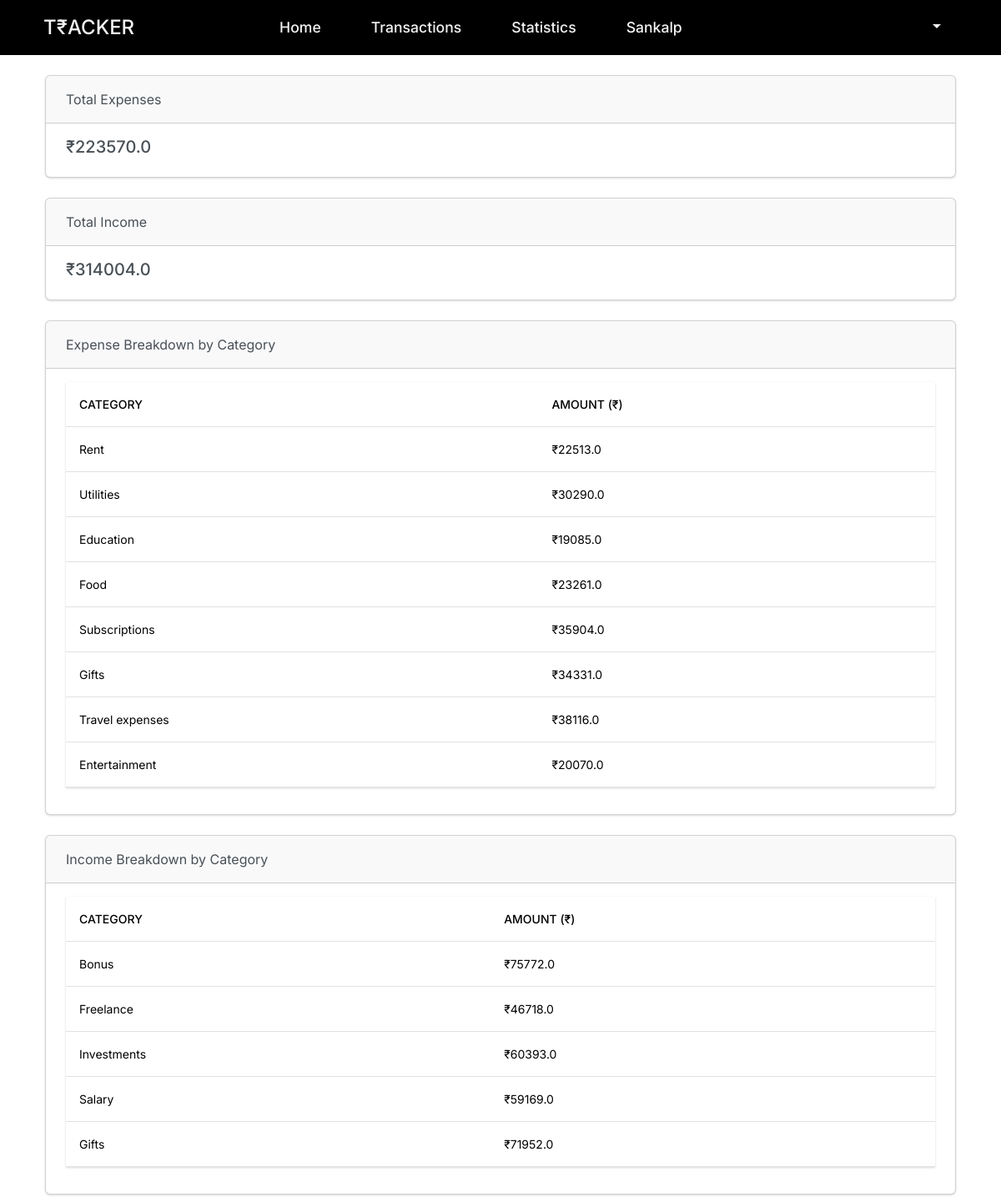
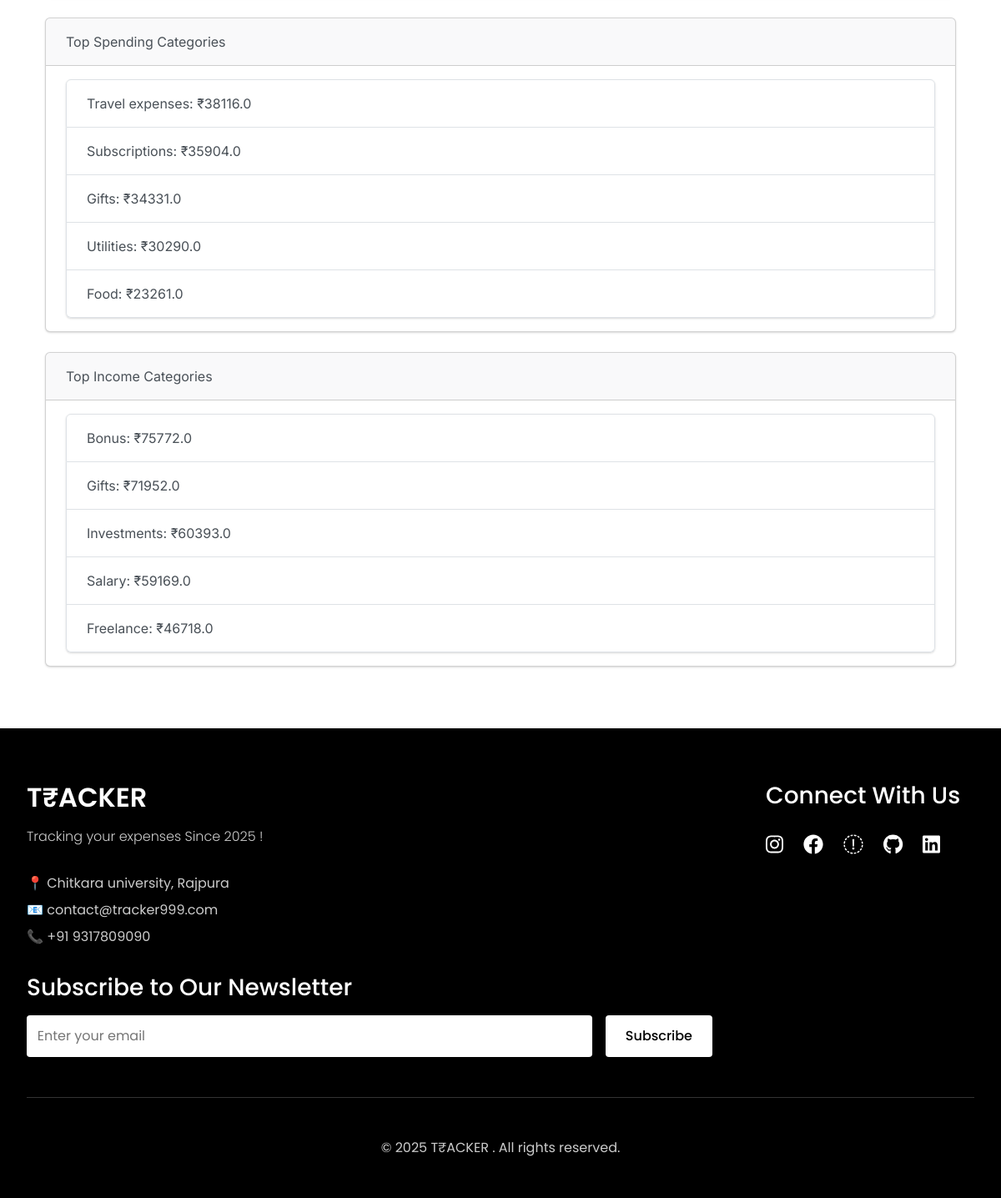
Page /statistics/ (signed in) on the committed database (2 pictures, top to bottom).
### financeapp/models.py (models this page shows, shortened)
class Transaction(models.Model):
    user = models.ForeignKey(User, on_delete=models.CASCADE)
    amount = models.FloatField()
    category = models.CharField(max_length=100)
    date = models.DateField(null=True)
    description = models.TextField(blank=True, null=True)
    payment_method = models.CharField(max_length=20)
    transaction_type = models.CharField(max_length=20)

### financeapp/views.py (the view)
# urls.py: path('statistics/', views.statistics, name='statistics'),
def statistics(request):
    if 'user_id' in request.session:
        user_id = request.session['user_id']
        token = request.session.get('api_token')
        try:
            headers = {'Authorization': f'Bearer {token}'} if token else {}
            response = requests.get(f"{API_URL}/statistics", headers=headers, params={'user_id': user_id})
            if response.status_code == 200:
                data = response.json()
                return render(request, 'statistics.html', {
                    'total_expenses': data['total_expenses'],
                    'total_income': data['total_income'],
                    'expense_by_category': data['expense_by_category'],
                    'income_by_category': data['income_by_category'],
                    'top_spending_categories': data['top_spending_categories'],
                    'top_income_categories': data['top_income_categories'],
                    'api_status': 'connected'
                })
            else:
                transactions = Transaction.objects.filter(user_id=user_id)
                expenses = transactions.filter(transaction_type='Expense')
                income = transactions.filter(transaction_type='Income')
                total_expenses = sum(t.amount for t in expenses)
                total_income = sum(t.amount for t in income)
                expense_by_category = {}
                for t in expenses:
                    expense_by_category[t.category] = expense_by_category.get(t.category, 0) + t.amount
                income_by_category = {}
                for t in income:
                    income_by_category[t.category] = income_by_category.get(t.category, 0) + t.amount
                top_spending_categories = dict(sorted(expense_by_category.items(), key=lambda x: x[1], reverse=True)[:5])
                top_income_categories = dict(sorted(income_by_category.items(), key=lambda x: x[1], reverse=True)[:5])
                return render(request, 'statistics.html', {
                    'total_expenses': total_expenses,
                    'total_income': total_income,
                    'expense_by_category': expense_by_category,
                    'income_by_category': income_by_category,
                    'top_spending_categories': top_spending_categories,
                    'top_income_categories': top_income_categories,
                    'api_status': 'disconnected'
                })
        except requests.exceptions.RequestException:
            transactions = Transaction.objects.filter(user_id=user_id)
            expenses = transactions.filter(transaction_type='Expense')
            income = transactions.filter(transaction_type='Income')
            total_expenses = sum(t.amount for t in expenses)
            total_income = sum(t.amount for t in income)
            expense_by_category = {}
            for t in expenses:
                expense_by_category[t.category] = expense_by_category.get(t.category, 0) + t.amount
            income_by_category = {}
            for t in income:
                income_by_category[t.category] = income_by_category.get(t.category, 0) + t.amount
            top_spending_categories = dict(sorted(expense_by_category.items(), key=lambda x: x[1], reverse=True)[:5])
            top_income_categories = dict(sorted(income_by_category.items(), key=lambda x: x[1], reverse=True)[:5])
            return render(request, 'statistics.html', {
                'total_expenses': total_expenses,
                'total_income': total_income,
                'expense_by_category': expense_by_category,
                'income_by_category': income_by_category,
                'top_spending_categories': top_spending_categories,
                'top_income_categories': top_income_categories,
                'api_status': 'disconnected'
            })
    return redirect('login')

### financeapp/templates/statistics.html (shortened to what this page needs)
{% extends 'base.html' %} {% load static %}  {% block content %}
<div class="container mt-4">
  <div class="card mb-4">
    <div class="card-header">Total Expenses</div>
    <div class="card-body">
      <h5 class="card-title">₹{{ total_expenses }}</h5>
    </div>
  </div>
  <div class="card mb-4">
    <div class="card-header">Total Income</div>
    <div class="card-body">
      <h5 class="card-title">₹{{ total_income }}</h5>
    </div>
  </div>
  <div class="card mb-4">
    <div class="card-header">Expense Breakdown by Category</div>
    <div class="card-body">
      <table class="table">
        <thead>
          <tr>
            <th>Category</th>
            <th>Amount (₹)</th>
          </tr>
        </thead>
        <tbody>
          {% for category, amount in expense_by_category.items %}
          <tr>
            <td>{{ category }}</td>
            <td>₹{{ amount }}</td>
          </tr>
          {% endfor %}
        </tbody>
      </table>
    </div>
  </div>
  <div class="card mb-4">
    <div class="card-header">Income Breakdown by Category</div>
    <div class="card-body">
      <table class="table">
        <thead>
          <tr>
            <th>Category</th>
            <th>Amount (₹)</th>
          </tr>
        </thead>
        <tbody>
          {% for category, amount in income_by_category.items %}
          <tr>
            <td>{{ category }}</td>
            <td>₹{{ amount }}</td>
          </tr>
          {% endfor %}
        </tbody>
      </table>
    </div>
  </div>
  <div class="card mb-4">
    <div class="card-header">Top Spending Categories</div>
    <div class="card-body">
      <ul class="list-group">
        {% for category, amount in top_spending_categories.items %}
        <li class="list-group-item">{{ category }}: ₹{{ amount }}</li>
        {% endfor %}
      </ul>
    </div>
  </div>
  <div class="card mb-4">
    <div class="card-header">Top Income Categories</div>
    <div class="card-body">
      <ul class="list-group">
        {% for category, amount in top_income_categories.items %}
        <li class="list-group-item">{{ category }}: ₹{{ amount }}</li>
        {% endfor %}
      </ul>
    </div>
  </div>
</div>
{% endblock %}

### financeapp/templates/base.html (shortened to what this page needs)
{% load static %}
<!DOCTYPE html>
<html lang="en">
  <head>
    <link
      href="https://cdn.jsdelivr.net/npm/bootstrap@5.3.0-alpha1/dist/css/bootstrap.min.css"
      rel="stylesheet"
    />
    <link
      rel="stylesheet"
      href="https://cdnjs.cloudflare.com/ajax/libs/font-awesome/5.15.4/css/all.min.css"
    />
    <link
      rel="stylesheet"
      type="text/css"
      href="{% static 'css/bootstrap.min.css' %}"
    />
    <link
      rel="stylesheet"
      href="https://cdnjs.cloudflare.com/ajax/libs/font-awesome/6.5.1/css/all.min.css"
    />
    <link rel="stylesheet" href="{% static 'css/base.css' %}" />
  </head>
  <body>
    <nav class="navbar navbar-expand-lg navbar-dark">
      <div class="container-fluid">
        <a class="navbar-brand" href="{% url 'dashboard' %}">T₹ACKER</a>
        <div class="collapse navbar-collapse" id="navbarNav">
          <ul class="navbar-nav mx-auto">
            <li class="nav-item">
              <a class="nav-link" href="{% url 'dashboard' %}">Home</a>
            </li>
            <li class="nav-item">
              <a class="nav-link" href="{% url 'transactions' %}"
                >Transactions</a
              >
            </li>
            <li class="nav-item">
              <a class="nav-link" href="{% url 'statistics' %}">Statistics</a>
            </li>
            <li class="nav-item">
              <a class="nav-link" href="{% url 'sankalp_dashboard' %}">Sankalp</a>
            </li>
          </ul>
          <div class="navbar-nav ms-auto">
            <div class="nav-item dropdown">
              <a
                class="nav-link dropdown-toggle"
                href="#"
                id="navbarDropdown"
                role="button"
                data-bs-toggle="dropdown"
                aria-expanded="false"
              >
              </a>
            </div>
          </div>
        </div>
      </div>
    </nav>
    <div class="container">{% block content %} {% endblock %}</div>
    <footer class="footer" style="margin-top: 50px;">
      <div class="footer-content">
        <div class="footer-info">
          <h2 class="company-name">T₹ACKER</h2>
          <p class="company-desc">Tracking your expenses Since 2025 !</p>
          <div class="contact-info">
            <p>📍 Chitkara university, Rajpura</p>
            <p>📧 contact@tracker999.com</p>
            <p>📞 +91 9317809090</p>
          </div>
          <div class="newsletter">
            <h3>Subscribe to Our Newsletter</h3>
            <div class="newsletter-input">
              <input type="email" placeholder="Enter your email" />
              <button onclick="subscribeNewsletter()">Subscribe</button>
            </div>
          </div>
        </div>
        <div class="social-links">
          <h3>Connect With Us</h3>
          <div class="social-icons">
            <a href="#" class="social-icon" target="_blank">
              <i class="fab fa-instagram"></i>
            </a>
            <a href="#" class="social-icon" target="_blank">
              <i class="fab fa-facebook"></i>
            </a>
            <a href="#" class="social-icon" target="_blank">
              <i class="fab fa-x-twitter"></i>
            </a>
            <a href="#" class="social-icon" target="_blank">
              <i class="fab fa-github"></i>
            </a>
            <a href="#" class="social-icon" target="_blank">
              <i class="fab fa-linkedin"></i>
            </a>
          </div>
        </div>
      </div>
      <div class="footer-bottom">
        <p>&copy; 2025 T₹ACKER . All rights reserved.</p>
      </div>
    </footer>
  </body>
</html>

### financeapp/static/css/base.css (style rules this page uses)
body { display: flex; flex-direction: column; min-height: 100vh; }
.container { flex: 1; }
.navbar { background-color: #000; padding: 10px 40px; }
.navbar-brand { font-size: 1.5rem; color: #f2f2f2; }
.navbar-nav .nav-link { color: #f2f2f2; font-size: 1.1rem; margin-left: 20px; }
.footer { font-family: "Poppins", sans-serif; background-color: #000; color: #fff; padding: 4rem 2rem 2rem; }
.footer-content { max-width: 1200px; margin: 0 auto; display: flex; justify-content: space-between; gap: 4rem; flex-wrap: wrap; }
.footer-info { flex: 1; min-width: 300px; }
.company-name { font-size: 2rem; font-weight: 600; margin-bottom: 1rem; }
.company-desc { font-weight: 300; margin-bottom: 2rem; color: #ccc; }
.contact-info p { margin: 0.5rem 0; color: #ccc; }
.newsletter { margin-top: 2rem; }
.newsletter h3 { margin-bottom: 1rem; }
.newsletter-input { display: flex; gap: 1rem; }
.newsletter-input input { flex: 1; padding: 0.8rem; border: none; border-radius: 4px; font-family: "Poppins", sans-serif; }
.newsletter-input button { padding: 0.8rem 1.5rem; background-color: #fff; color: #000; border: none; border-radius: 4px; cursor: pointer; font-family: "Poppins", sans-serif; font-weight: 500; transition: all 0.3s ease; }
.social-links { min-width: 250px; }
.social-links h3 { margin-bottom: 1.5rem; }
.social-icons { display: flex; gap: 1.5rem; }
.social-icon { color: #fff; font-size: 1.5rem; transition: all 0.3s ease; }
.footer-bottom { max-width: 1200px; margin: 0 auto; text-align: center; padding-top: 3rem; margin-top: 3rem; border-top: 1px solid #333; color: #ccc; }

### rows in the picture
Transaction: expense_by_category "Rent"
Transaction: expense_by_category "Utilities", top_spending_categories "Utilities"
Transaction: expense_by_category "Education"
Transaction: expense_by_category "Food", top_spending_categories "Food"
Transaction: expense_by_category "Subscriptions", top_spending_categories "Subscriptions"
Transaction: expense_by_category "Gifts", top_spending_categories "Gifts"
Transaction: expense_by_category "Travel expenses", top_spending_categories "Travel expenses"
Transaction: expense_by_category "Entertainment"
Transaction: income_by_category "Bonus", top_income_categories "Bonus"
Transaction: income_by_category "Freelance", top_income_categories "Freelance"
Transaction: income_by_category "Investments", top_income_categories "Investments"
Transaction: income_by_category "Salary", top_income_categories "Salary"
Transaction: income_by_category "Gifts", top_income_categories "Gifts"

### other values in the picture
{{ total_expenses }} "223570.0"
{{ total_income }} "314004.0"
{{ amount }} "22513.0" "30290.0" "19085.0" "23261.0" "35904.0" "34331.0" "38116.0" "20070.0"
{{ amount }} "75772.0" "46718.0" "60393.0" "59169.0" "71952.0"
{{ amount }} "38116.0" "35904.0" "34331.0" "30290.0" "23261.0"
{{ amount }} "75772.0" "71952.0" "60393.0" "59169.0" "46718.0"
